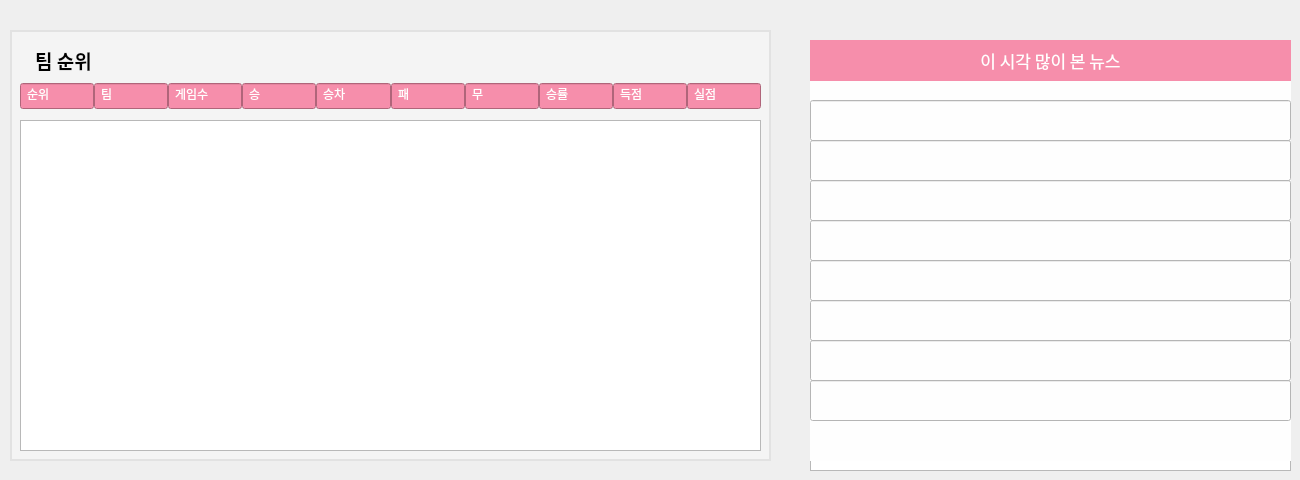
    <widget class="QWidget" name="home_tab">
     <attribute name="title">
      <string>메인</string>
     </attribute>
     <widget class="QWidget" name="new_widget" native="true">
      <property name="geometry">
       <rect>
        <x>800</x>
        <y>30</y>
        <width>491</width>
        <height>441</height>
       </rect>
      </property>
      <property name="styleSheet">
       <string notr="true">font: 11pt &quot;D2Coding&quot;;</string>
      </property>
      <widget class="QLabel" name="label_3">
       <property name="geometry">
        <rect>
         <x>10</x>
         <y>10</y>
         <width>481</width>
         <height>421</height>
        </rect>
       </property>
       <property name="styleSheet">
        <string notr="true">background-color:#FEFEFE;
font: 11pt &quot;D2Coding&quot;;</string>
       </property>
       <property name="text">
        <string/>
       </property>
      </widget>
      <widget class="QLabel" name="label_5">
       <property name="geometry">
        <rect>
         <x>10</x>
         <y>10</y>
         <width>481</width>
         <height>41</height>
        </rect>
       </property>
       <property name="font">
        <font>
         <family>D2Coding</family>
         <pointsize>13</pointsize>
         <weight>9</weight>
         <italic>false</italic>
         <bold>false</bold>
        </font>
       </property>
       <property name="styleSheet">
        <string notr="true">background-color : #F68EAB;
font: 75 13pt &quot;D2Coding&quot;;
color : #ffffff;
padding:4px</string>
       </property>
       <property name="text">
        <string>이 시각 많이 본 뉴스</string>
       </property>
       <property name="alignment">
        <set>Qt::AlignCenter</set>
       </property>
      </widget>
      <widget class="QLineEdit" name="new_list_item_1">
       <property name="geometry">
        <rect>
         <x>10</x>
         <y>70</y>
         <width>481</width>
         <height>41</height>
        </rect>
       </property>
       <property name="styleSheet">
        <string notr="true">background-color:#FEFEFE;
font: 11pt &quot;D2Coding&quot;;</string>
       </property>
      </widget>
      <widget class="QLineEdit" name="new_list_item_2">
       <property name="geometry">
        <rect>
         <x>10</x>
         <y>110</y>
         <width>481</width>
         <height>41</height>
        </rect>
       </property>
       <property name="styleSheet">
        <string notr="true">background-color:#FEFEFE;
font: 11pt &quot;D2Coding&quot;;</string>
       </property>
      </widget>
      <widget class="QLineEdit" name="new_list_item_3">
       <property name="geometry">
        <rect>
         <x>10</x>
         <y>150</y>
         <width>481</width>
         <height>41</height>
        </rect>
       </property>
       <property name="styleSheet">
        <string notr="true">background-color:#FEFEFE;
font: 11pt &quot;D2Coding&quot;;</string>
       </property>
      </widget>
      <widget class="QLineEdit" name="new_list_item_4">
       <property name="geometry">
        <rect>
         <x>10</x>
         <y>190</y>
         <width>481</width>
         <height>41</height>
        </rect>
       </property>
       <property name="styleSheet">
        <string notr="true">background-color:#FEFEFE;
font: 11pt &quot;D2Coding&quot;;</string>
       </property>
      </widget>
      <widget class="QLineEdit" name="new_list_item_5">
       <property name="geometry">
        <rect>
         <x>10</x>
         <y>230</y>
         <width>481</width>
         <height>41</height>
        </rect>
       </property>
       <property name="styleSheet">
        <string notr="true">background-color:#FEFEFE;
font: 11pt &quot;D2Coding&quot;;</string>
       </property>
      </widget>
      <widget class="QLineEdit" name="new_list_item_6">
       <property name="geometry">
        <rect>
         <x>10</x>
         <y>270</y>
         <width>481</width>
         <height>41</height>
        </rect>
       </property>
       <property name="styleSheet">
        <string notr="true">background-color:#FEFEFE;
font: 11pt &quot;D2Coding&quot;;</string>
       </property>
      </widget>
      <widget class="QLineEdit" name="new_list_item_7">
       <property name="geometry">
        <rect>
         <x>10</x>
         <y>310</y>
         <width>481</width>
         <height>41</height>
        </rect>
       </property>
       <property name="styleSheet">
        <string notr="true">background-color:#FEFEFE;
font: 11pt &quot;D2Coding&quot;;</string>
       </property>
      </widget>
      <widget class="QLineEdit" name="new_list_item_8">
       <property name="geometry">
        <rect>
         <x>10</x>
         <y>350</y>
         <width>481</width>
         <height>41</height>
        </rect>
       </property>
       <property name="styleSheet">
        <string notr="true">background-color:#FEFEFE;
font: 11pt &quot;D2Coding&quot;;</string>
       </property>
      </widget>
      <widget class="QTableWidget" name="tableWidget_2">
       <property name="geometry">
        <rect>
         <x>10</x>
         <y>50</y>
         <width>481</width>
         <height>391</height>
        </rect>
       </property>
      </widget>
      <zorder>tableWidget_2</zorder>
      <zorder>label_3</zorder>
      <zorder>label_5</zorder>
      <zorder>new_list_item_1</zorder>
      <zorder>new_list_item_2</zorder>
      <zorder>new_list_item_3</zorder>
      <zorder>new_list_item_4</zorder>
      <zorder>new_list_item_5</zorder>
      <zorder>new_list_item_6</zorder>
      <zorder>new_list_item_7</zorder>
      <zorder>new_list_item_8</zorder>
     </widget>
     <widget class="QWidget" name="rank_widget" native="true">
      <property name="geometry">
       <rect>
        <x>10</x>
        <y>30</y>
        <width>761</width>
        <height>441</height>
       </rect>
      </property>
      <widget class="QLabel" name="label_2">
       <property name="geometry">
        <rect>
         <x>10</x>
         <y>10</y>
         <width>651</width>
         <height>41</height>
        </rect>
       </property>
       <property name="font">
        <font>
         <family>D2Coding</family>
         <pointsize>14</pointsize>
         <weight>75</weight>
         <bold>true</bold>
        </font>
       </property>
       <property name="styleSheet">
        <string notr="true">background-color:rgb(244, 244, 244);
padding:10px;
</string>
       </property>
       <property name="text">
        <string>팀 순위</string>
       </property>
       <property name="margin">
        <number>0</number>
       </property>
      </widget>
      <widget class="QLabel" name="label_4">
       <property name="geometry">
        <rect>
         <x>0</x>
         <y>0</y>
         <width>761</width>
         <height>431</height>
        </rect>
       </property>
       <property name="font">
        <font>
         <family>D2Coding</family>
         <pointsize>14</pointsize>
         <weight>75</weight>
         <bold>true</bold>
        </font>
       </property>
       <property name="styleSheet">
        <string notr="true">background-color:rgb(244, 244, 244);
padding:10px;
border: 2px solid #e2e2e2;</string>
       </property>
       <property name="text">
        <string/>
       </property>
       <property name="margin">
        <number>0</number>
       </property>
      </widget>
      <widget class="QWidget" name="horizontalLayoutWidget">
       <property name="geometry">
        <rect>
         <x>10</x>
         <y>50</y>
         <width>741</width>
         <height>32</height>
        </rect>
       </property>
       <layout class="QHBoxLayout" name="horizontalLayout_2">
        <property name="spacing">
         <number>0</number>
        </property>
        <item>
         <widget class="QLineEdit" name="lineEdit">
          <property name="styleSheet">
           <string notr="true">background-color : #F68EAB;
font: 11pt &quot;D2Coding&quot;;
color : #ffffff;
padding:4px</string>
          </property>
          <property name="text">
           <string>순위</string>
          </property>
          <property name="alignment">
           <set>Qt::AlignLeading|Qt::AlignLeft|Qt::AlignVCenter</set>
          </property>
         </widget>
        </item>
        <item>
         <widget class="QLineEdit" name="lineEdit_2">
          <property name="styleSheet">
           <string notr="true">background-color : #F68EAB;
font: 11pt &quot;D2Coding&quot;;
color : #ffffff;
padding:4px</string>
          </property>
          <property name="text">
           <string>팀</string>
          </property>
          <property name="alignment">
           <set>Qt::AlignLeading|Qt::AlignLeft|Qt::AlignVCenter</set>
          </property>
         </widget>
        </item>
        <item>
         <widget class="QLineEdit" name="lineEdit_3">
          <property name="styleSheet">
           <string notr="true">background-color : #F68EAB;
font: 11pt &quot;D2Coding&quot;;
color : #ffffff;
padding:4px</string>
          </property>
          <property name="text">
           <string>게임수</string>
          </property>
          <property name="alignment">
           <set>Qt::AlignLeading|Qt::AlignLeft|Qt::AlignVCenter</set>
          </property>
         </widget>
        </item>
        <item>
         <widget class="QLineEdit" name="lineEdit_4">
          <property name="styleSheet">
           <string notr="true">background-color : #F68EAB;
font: 11pt &quot;D2Coding&quot;;
color : #ffffff;
padding:4px</string>
          </property>
          <property name="text">
           <string>승</string>
          </property>
          <property name="alignment">
           <set>Qt::AlignLeading|Qt::AlignLeft|Qt::AlignVCenter</set>
          </property>
         </widget>
        </item>
        <item>
         <widget class="QLineEdit" name="lineEdit_7">
          <property name="styleSheet">
           <string notr="true">background-color : #F68EAB;
font: 11pt &quot;D2Coding&quot;;
color : #ffffff;
padding:4px</string>
          </property>
          <property name="text">
           <string>승차</string>
          </property>
          <property name="alignment">
           <set>Qt::AlignLeading|Qt::AlignLeft|Qt::AlignVCenter</set>
          </property>
         </widget>
        </item>
        <item>
         <widget class="QLineEdit" name="lineEdit_6">
          <property name="styleSheet">
           <string notr="true">background-color : #F68EAB;
font: 11pt &quot;D2Coding&quot;;
color : #ffffff;
padding:4px</string>
          </property>
          <property name="text">
           <string>패</string>
          </property>
          <property name="alignment">
           <set>Qt::AlignLeading|Qt::AlignLeft|Qt::AlignVCenter</set>
          </property>
         </widget>
        </item>
        <item>
         <widget class="QLineEdit" name="lineEdit_5">
          <property name="styleSheet">
           <string notr="true">background-color : #F68EAB;
font: 11pt &quot;D2Coding&quot;;
color : #ffffff;
padding:4px</string>
          </property>
          <property name="text">
           <string>무</string>
          </property>
          <property name="alignment">
           <set>Qt::AlignLeading|Qt::AlignLeft|Qt::AlignVCenter</set>
          </property>
         </widget>
        </item>
        <item>
         <widget class="QLineEdit" name="lineEdit_9">
          <property name="styleSheet">
           <string notr="true">background-color : #F68EAB;
font: 11pt &quot;D2Coding&quot;;
color : #ffffff;
padding:4px</string>
          </property>
          <property name="text">
           <string>승률</string>
          </property>
          <property name="alignment">
           <set>Qt::AlignLeading|Qt::AlignLeft|Qt::AlignVCenter</set>
          </property>
         </widget>
        </item>
        <item>
         <widget class="QLineEdit" name="lineEdit_10">
          <property name="styleSheet">
           <string notr="true">background-color : #F68EAB;
font: 11pt &quot;D2Coding&quot;;
color : #ffffff;
padding:4px</string>
          </property>
          <property name="text">
           <string>득점</string>
          </property>
          <property name="alignment">
           <set>Qt::AlignLeading|Qt::AlignLeft|Qt::AlignVCenter</set>
          </property>
         </widget>
        </item>
        <item>
         <widget class="QLineEdit" name="lineEdit_11">
          <property name="styleSheet">
           <string notr="true">background-color : #F68EAB;
font: 11pt &quot;D2Coding&quot;;
color : #ffffff;
padding:4px</string>
          </property>
          <property name="text">
           <string>실점</string>
          </property>
          <property name="alignment">
           <set>Qt::AlignLeading|Qt::AlignLeft|Qt::AlignVCenter</set>
          </property>
         </widget>
        </item>
       </layout>
      </widget>
      <widget class="QTableWidget" name="tableWidget">
       <property name="geometry">
        <rect>
         <x>10</x>
         <y>90</y>
         <width>741</width>
         <height>331</height>
        </rect>
       </property>
      </widget>
      <zorder>label_4</zorder>
      <zorder>label_2</zorder>
      <zorder>horizontalLayoutWidget</zorder>
      <zorder>tableWidget</zorder>
     </widget>
    </widget>
